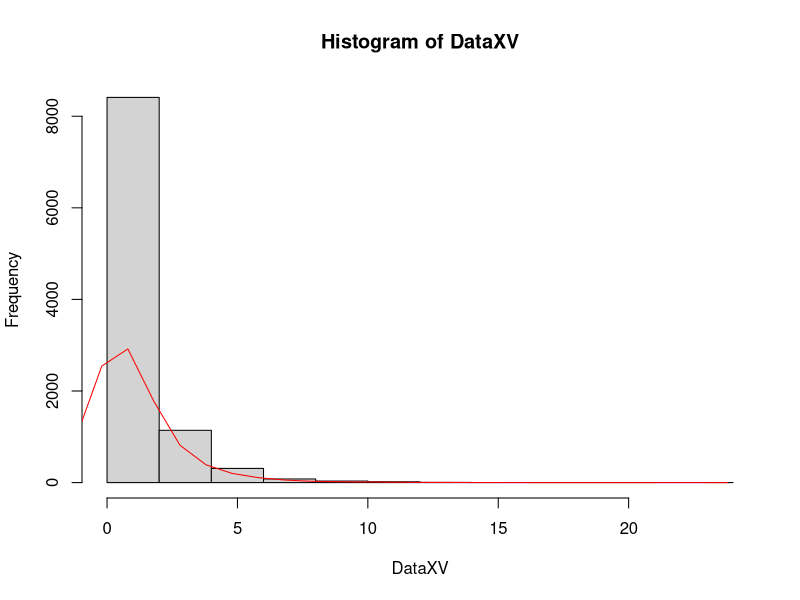

This chart was generated by the following R code:
#!/usr/bin/env Rscript

NormalKernalF=function(u){
  
  return( (1/sqrt(2*pi)) * exp(-u^2/2) )
  
}

OneKDEF=function(DataXV,BandWidth){
  
  Range=max(DataXV)-min(DataXV)
  ObsXV=seq( min(DataXV)-0.1*Range , max(DataXV)+0.1*Range , BandWidth)
  n=length(DataXV)
  EstiDenV=vector()
  
  for ( i in 1:length(ObsXV) ){
    EstiDenV[i]=sum( NormalKernalF( (ObsXV[i]-DataXV)/BandWidth ) )/ n*BandWidth
  }
  return(list(x=ObsXV,y=EstiDenV))
}


DataXV=rchisq(10000,1)

kde=OneKDEF(DataXV,1)
hist(DataXV)
lines(x=kde[[1]],y=kde[[2]]*length(DataXV),col="red")
